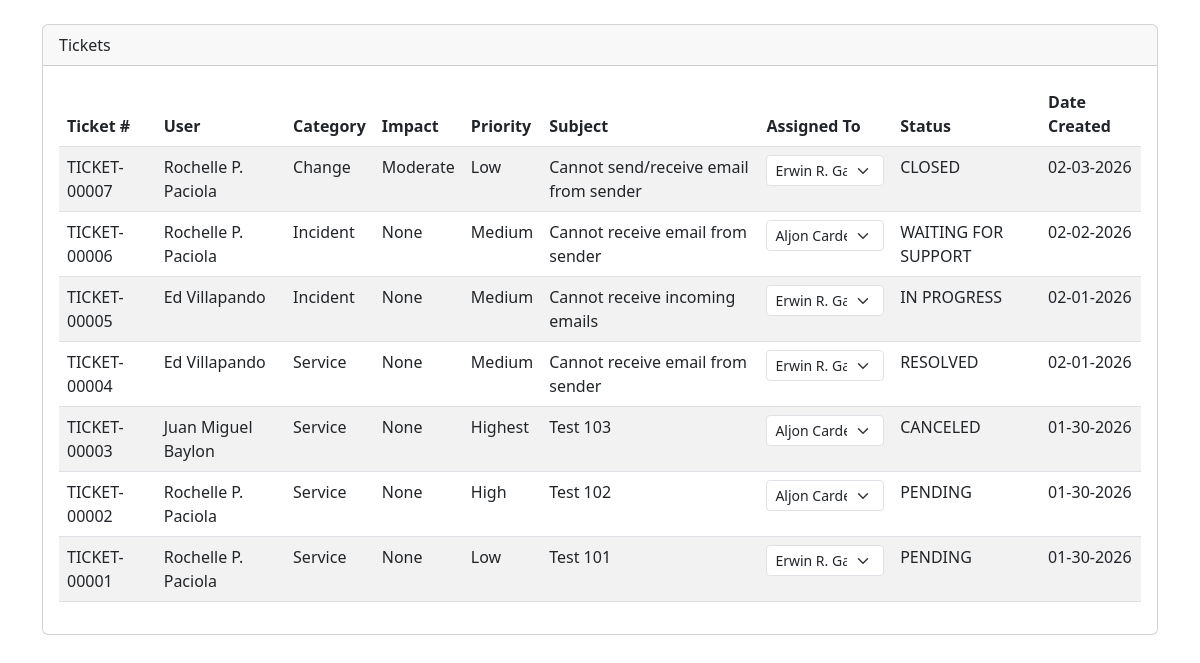
The page /admin/t.php (signed in) on the database as committed earlier.
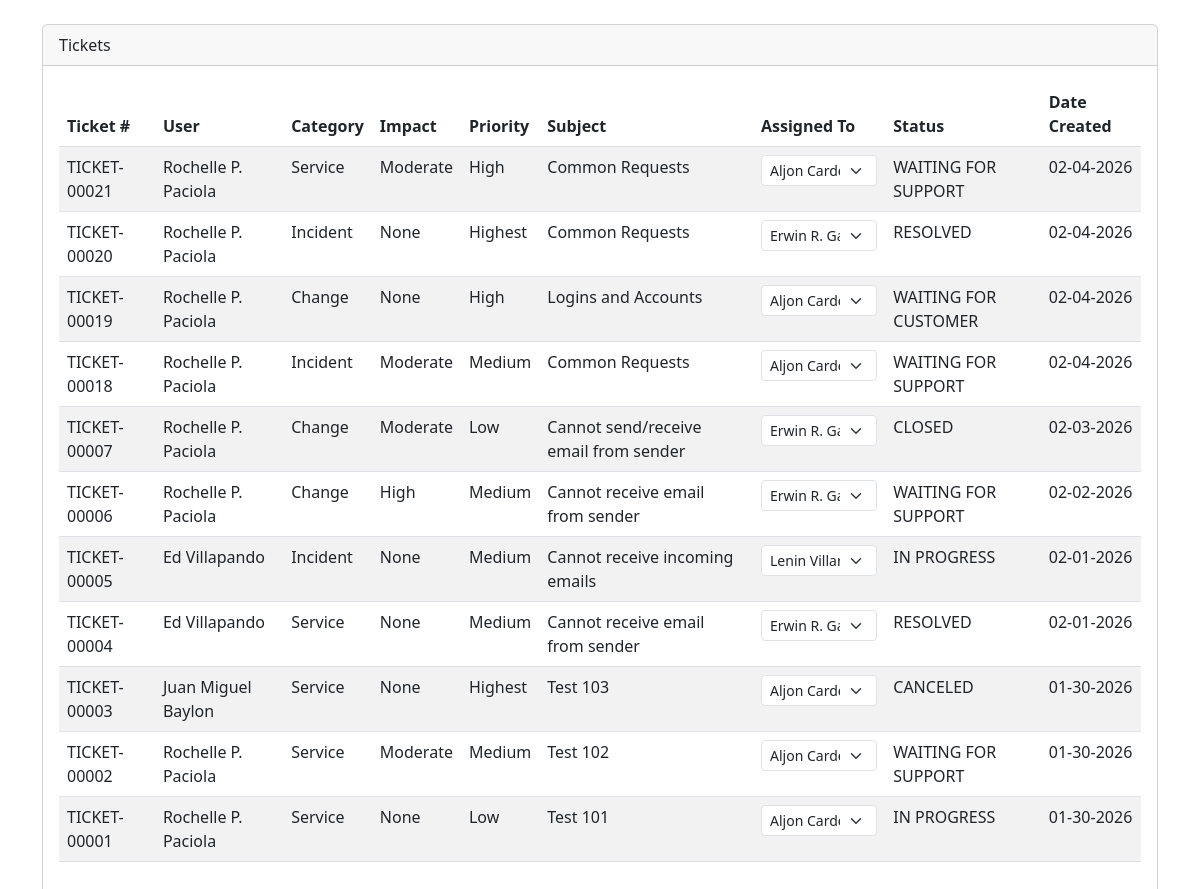
The same page on the database as committed later.
### tables this page shows
CREATE TABLE `ticket_tb` (
  `ticket_id` int(11) NOT NULL,
  `ticket_number` varchar(20) DEFAULT NULL,
  `user_id` int(11) DEFAULT NULL,
  `fullname` varchar(100) DEFAULT NULL,
  `email` varchar(100) DEFAULT NULL,
  `company` varchar(100) DEFAULT NULL,
  `department` varchar(100) DEFAULT NULL,
  `priority` varchar(50) NOT NULL,
  `urgency` varchar(50) NOT NULL,
  `impact` varchar(70) NOT NULL,
  `ticket_category` varchar(20) DEFAULT NULL,
  `subject` varchar(255) DEFAULT NULL,
  `subject_details` varchar(200) DEFAULT NULL,
  `issue` text DEFAULT NULL,
  `status` varchar(20) DEFAULT 'open',
  `date_created` timestamp NOT NULL DEFAULT current_timestamp(),
  `assigned_to` int(11) NOT NULL
);

CREATE TABLE `user_tb` (
  `user_id` int(11) NOT NULL,
  `emp_id` varchar(50) NOT NULL,
  `fullname` varchar(150) NOT NULL,
  `position` varchar(100) NOT NULL,
  `email` varchar(150) DEFAULT NULL,
  `department` varchar(100) DEFAULT NULL,
  `company` varchar(50) NOT NULL,
  `area` varchar(150) NOT NULL,
  `user_type` varchar(30) NOT NULL,
  `date_hired` timestamp NOT NULL DEFAULT current_timestamp() ON UPDATE current_timestamp(),
  `date_resigned` varchar(100) DEFAULT NULL,
  `created_at` timestamp NOT NULL DEFAULT current_timestamp(),
  `password` varchar(255) DEFAULT NULL,
  `is_active` tinyint(1) NOT NULL DEFAULT 1
);

### admin/t.php (the view, shortened to what this page needs)
<?php
include 'db/db.php';
$admins = [];
$adminQuery = "
    SELECT user_id, fullname
    FROM user_tb
    WHERE user_type = 'admin'
    ORDER BY fullname ASC
";
$adminResult = $conn->query($adminQuery);
if ($adminResult && $adminResult->num_rows > 0) {
    while ($row = $adminResult->fetch_assoc()) {
        $admins[] = $row;
    }
}
$sql = "
SELECT
    t.*,
    u.fullname AS user_fullname,
    a.fullname AS assigned_admin
FROM ticket_tb t
LEFT JOIN user_tb u ON t.user_id = u.user_id
LEFT JOIN user_tb a
    ON t.assigned_to = a.user_id
    AND a.user_type = 'admin'
ORDER BY t.ticket_id DESC
";
$result = $conn->query($sql);
?>
<!DOCTYPE html>
<html>
<head>
<link href="https://cdn.jsdelivr.net/npm/bootstrap@5.3.0/dist/css/bootstrap.min.css" rel="stylesheet">
<link href="https://cdn.datatables.net/1.13.6/css/dataTables.bootstrap5.min.css" rel="stylesheet">
</head>
<body>
<div class="container mt-4">
<div class="card">
<div class="card-header">Tickets</div>
<div class="card-body table-responsive">
<table id="ticketsTable" class="table table-hover table-striped">
<thead>
<tr>
    <th>Ticket #</th>
    <th>User</th>
    <th>Category</th>
    <th>Impact</th>
    <th>Priority</th>
    <th>Subject</th>
    <th>Assigned To</th>
    <th>Status</th>
    <th>Date Created</th>
</tr>
</thead>
<tbody>
<?php while ($ticket = $result->fetch_assoc()): ?>
<tr data-ticket-id="<?= $ticket['ticket_id'] ?>">
    <td><?= htmlspecialchars($ticket['ticket_number']) ?></td>
    <td><?= htmlspecialchars($ticket['user_fullname']) ?></td>
    <td><?= ucfirst($ticket['ticket_category']) ?></td>
    <td><?= ucfirst($ticket['impact']) ?></td>
    <td><?= ucfirst($ticket['priority']) ?></td>
    <td><?= htmlspecialchars($ticket['subject']) ?></td>
    <td onclick="event.stopPropagation();">
        <select class="form-select form-select-sm assign-admin"
                data-ticket-id="<?= $ticket['ticket_id'] ?>">
            <?php foreach ($admins as $admin): ?>
                <option value="<?= $admin['user_id'] ?>"
                    <?= ($ticket['assigned_to'] == $admin['user_id']) ? 'selected' : '' ?>>
                    <?= htmlspecialchars($admin['fullname']) ?>
                </option>
            <?php endforeach; ?>
        </select>
    </td>
    <td><?= strtoupper($ticket['status']) ?></td>
    <td><?= date('m-d-Y', strtotime($ticket['date_created'])) ?></td>
</tr>
<?php endwhile; ?>
</tbody>
</table>
</div>
</div>
</div>
</body>
</html>

Rows that differ between the two databases and show on the page:
added ticket_tb: ticket_number "TICKET-00021", user.fullname "Rochelle P. Paciola", ticket_category "Service", impact "Moderate", priority "High", subject "Common Requests", assigned_to+ticket_id "Aljon Cardeno", status "WAITING FOR SUPPORT", date_created "02-04-2026"
added ticket_tb: ticket_number "TICKET-00020", user.fullname "Rochelle P. Paciola", ticket_category "Incident", impact "None", priority "Highest", subject "Common Requests", assigned_to+ticket_id "Erwin R. Gallardo", status "RESOLVED", date_created "02-04-2026"
added ticket_tb: ticket_number "TICKET-00019", user.fullname "Rochelle P. Paciola", ticket_category "Change", impact "None", priority "High", subject "Logins and Accounts", assigned_to+ticket_id "Aljon Cardeno", status "WAITING FOR CUSTOMER", date_created "02-04-2026"
added ticket_tb: ticket_number "TICKET-00018", user.fullname "Rochelle P. Paciola", ticket_category "Incident", impact "Moderate", priority "Medium", subject "Common Requests", assigned_to+ticket_id "Aljon Cardeno", status "WAITING FOR SUPPORT", date_created "02-04-2026"
changed ticket_tb "TICKET-00006": ticket_category "Incident" → "Change"; impact "None" → "High"; assigned_to+ticket_id "Aljon Cardeno" → "Erwin R. Gallardo"
changed ticket_tb "TICKET-00005": assigned_to+ticket_id "Erwin R. Gallardo" → "Lenin Villarin"
changed ticket_tb "TICKET-00002": impact "None" → "Moderate"; priority "High" → "Medium"; status "PENDING" → "WAITING FOR SUPPORT"
changed ticket_tb "TICKET-00001": assigned_to+ticket_id "Erwin R. Gallardo" → "Aljon Cardeno"; status "PENDING" → "IN PROGRESS"
